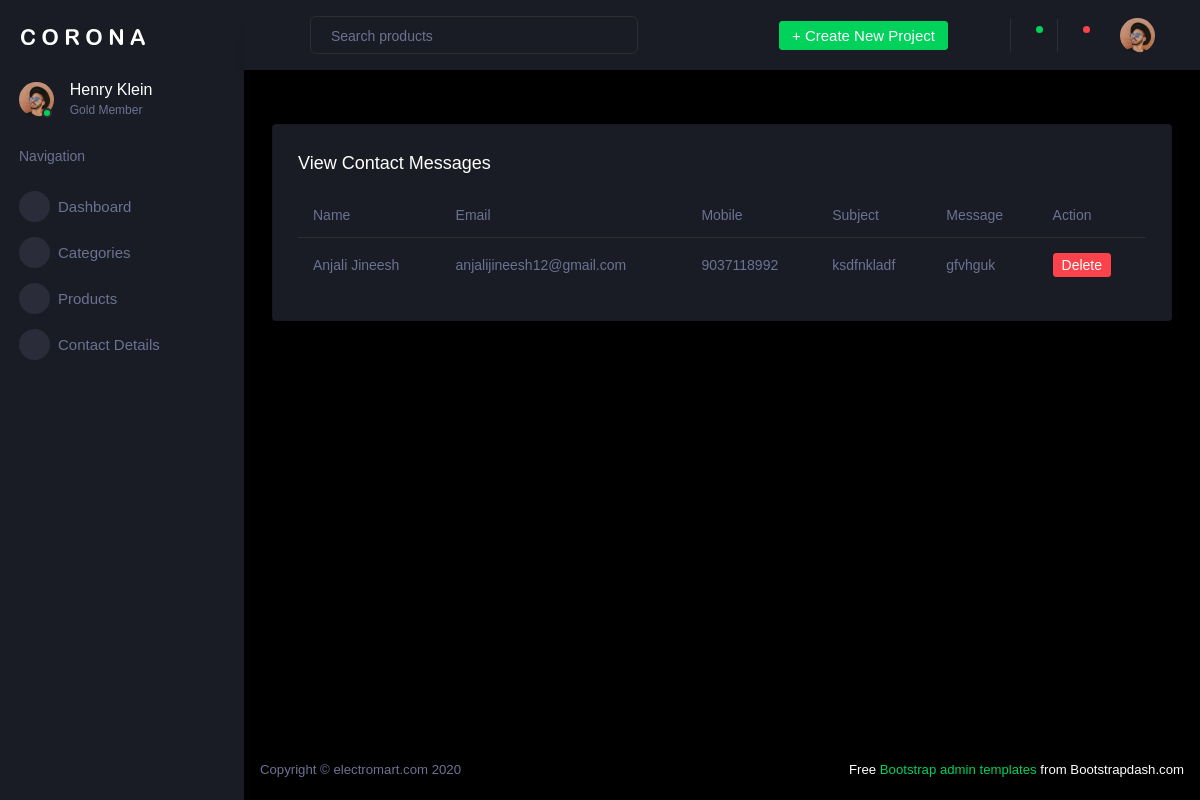
Screenshot of /AdminApp/contact_details/ with the database file from the repository.
### WebApp/models.py (models this page shows)
class ContactDB(models.Model):
    Name = models.CharField(max_length=100, null=True, blank=True)
    Email = models.EmailField(max_length=100, null=True, blank=True)
    MobileNo = models.IntegerField(null=True, blank=True)
    Subject = models.CharField(max_length=100, null=True, blank=True)
    Message = models.TextField(null=True, blank=True)

### AdminApp/views.py (the view)
# urls.py: path('contact_details/', views.contact_details, name="contact_details"),
def contact_details(request):
    data = ContactDB.objects.all()
    return render(request, "Contact_Details.html", {'data':data})

### AdminApp/templates/Contact_Details.html
{% extends 'Dashboard.html' %}
{% block content %}
<div class="card mt-4">
  <div class="card-body">
    <h4 class="card-title">View Contact Messages</h4>
    <div class="table-responsive">
      <table class="table table-hover">
        <thead>
          <tr>
            <th>Name</th>
            <th>Email</th>
            <th>Mobile</th>
            <th>Subject</th>
            <th>Message</th>
            <th>Action</th>
          </tr>
        </thead>
        <tbody>
          {% for contact in data %}
          <tr>
            <td>{{ contact.Name }}</td>
            <td>{{ contact.Email }}</td>
            <td>{{ contact.MobileNo }}</td>
            <td>{{ contact.Subject }}</td>
            <td>{{ contact.Message }}</td>
            <td>
              <a href="{% url 'delete_contact' contact_id=contact.id %}"
   class="btn btn-danger btn-sm">Delete</a>
            </td>
          </tr>
          {% empty %}
          <tr>
            <td colspan="6" class="text-center">No contact messages found</td>
          </tr>
          {% endfor %}
        </tbody>
      </table>
    </div>
  </div>
</div>
{% endblock %}

### rows the page displays
ContactDB: Name "Anjali Jineesh", Email "anjalijineesh12@gmail.com", MobileNo "9037118992", Subject "ksdfnkladf", Message "gfvhguk"
